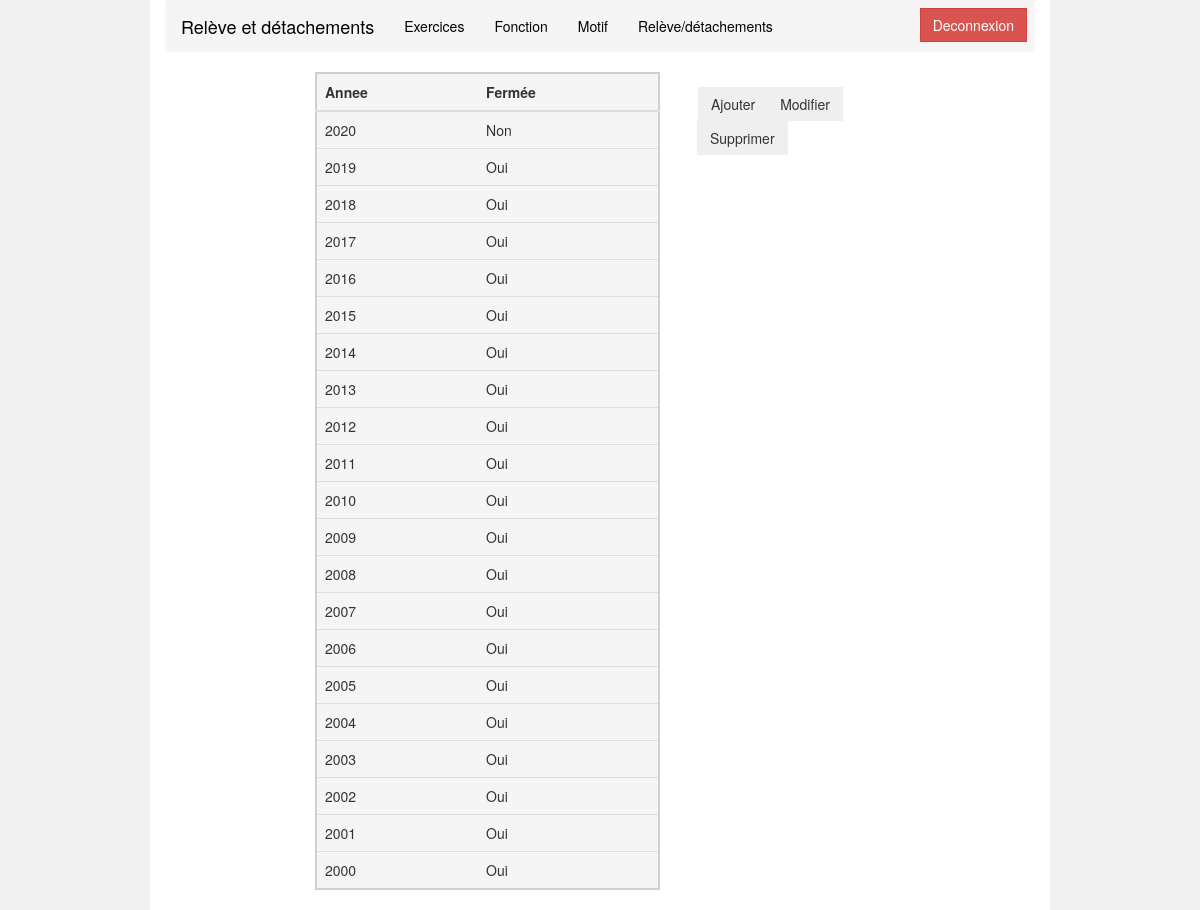
Page /index2.php (signed in) on the committed database.
### tables this page shows
CREATE TABLE IF NOT EXISTS `exercice` (
  `Annee` varchar(255) NOT NULL,
  `Fermée` varchar(255) NOT NULL,
  UNIQUE KEY `Annee` (`Annee`)
);

### index2.php (the view, shortened to what this page needs)
<!DOCTYPE html>
<html>
<head>
    <link rel="stylesheet" href="https://maxcdn.bootstrapcdn.com/bootstrap/3.4.0/css/bootstrap.min.css">
</head>
<body style="background-color: #f0f0f0;">
<div class="container" style="background: white">
    <?php include 'menu.php' ?>
    <?php
    if (!isset($_SESSION['pseudo']))
    {
        echo '<center><font color="red" size="4"><b>Vous devez vous connecter pour acceder à la page </center></font><br />';
    }
    else
    {
    ?>
    <div class="row">
        <div class="col-lg-2 hidden-sm hidden-xs hidden-md" id="bande"></div>
        <div class="col-lg-5 col-md-5 col-sm-5 col-xs-12">
            <?php
            $reponse = $bdd->query('SELECT * FROM exercice ORDER BY Annee DESC'); ?>
            <table class="table table-hover" style="background-color: whitesmoke;border: 2px solid #cfcfcf">
                <thead>
                <tr>
                    <th>Annee</th>
                    <th>Fermée</th>
                </tr>
                </thead>
                <tbody>
                <?php
                while ($donnees = $reponse->fetch()) {
                    $oui = "Oui";
                    ?>
                    <tr>
                        <td><?php echo $donnees['Annee']; ?></td>
                        <td> <?php
                            if ($donnees['Fermée'] == $oui) {
                                echo 'Oui';
                            } else {
                                echo 'Non';
                            } ?></td>
                    </tr>
                    <?php } ?>
                </tbody>
            </table>
        </div>
        <div class="col-lg-3 col-md-4 col-sm-5 col-xs-12" style="margin: 1vh;">
            <div class="btn-group" role="group" aria-label="Exemple">
                <button type="button" class="btn btn-light" data-toggle="modal" data-target="#exampleModal">
                    Ajouter
                </button>
                <button type="button" class="btn btn-light" data-toggle="modal" data-target="#modifmodal">
                    Modifier
                </button>
                <button type="button" class="btn btn-light" data-toggle="modal" data-target="#suppmodal  ">
                    Supprimer
                </button>
            </div>
        </div>
        <?php } ?>
    </div>
</div>
</body>
</html>

### menu.php (shortened to what this page needs)
<div class="navbar navbar-light bg-light" style="background: #f5f5f5; border-radius: ">
    <a class="navbar-brand" href="index.php">Relève et détachements</a>
    <?php
					if ( isset( $_SESSION['pseudo'] ) ) { ?>
                        <a id="ah" class="btn btn-danger" href="deconnexion.php" role="button"
                           style="float: right;margin: 7px;">Deconnexion</a>
                        <ul class="nav navbar-nav">
                            <li><a href="index2.php">Exercices</a></li>
                            <li><a href="index3.php">Fonction</a></li>
                            <li><a href="index4.php">Motif</a></li>
                            <li><a href="index5.php">Relève/détachements</a></li>
                        </ul>
    <?php } ?>
</div>

### index2.php (style rules this page uses)
.container { width: 75%; }
.btn { border-radius: 0px; }
.btn-group { float: right; margin-top: 7px; margin-right: 2px; }

### menu.php (style rules this page uses)
a { color: black; }
#ah { color: white; }

### rows in the picture
exercice: Annee "2020", Fermée "Non"
exercice: Annee "2019", Fermée "Oui"
exercice: Annee "2018", Fermée "Oui"
exercice: Annee "2017", Fermée "Oui"
exercice: Annee "2016", Fermée "Oui"
exercice: Annee "2015", Fermée "Oui"
exercice: Annee "2014", Fermée "Oui"
exercice: Annee "2013", Fermée "Oui"
exercice: Annee "2012", Fermée "Oui"
exercice: Annee "2011", Fermée "Oui"
exercice: Annee "2010", Fermée "Oui"
exercice: Annee "2009", Fermée "Oui"
exercice: Annee "2008", Fermée "Oui"
exercice: Annee "2007", Fermée "Oui"
exercice: Annee "2006", Fermée "Oui"
exercice: Annee "2005", Fermée "Oui"
exercice: Annee "2004", Fermée "Oui"
exercice: Annee "2003", Fermée "Oui"
exercice: Annee "2002", Fermée "Oui"
exercice: Annee "2001", Fermée "Oui"
exercice: Annee "2000", Fermée "Oui"
